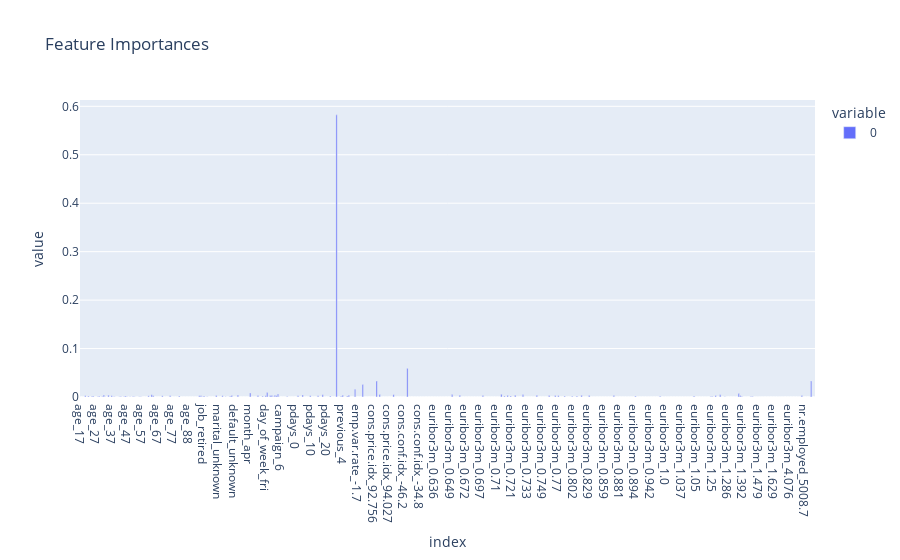

Write notebook code for a chart like this one.
### Code cell
import plotly.express as px

feature_importances = pd.Series(clf.feature_importances_, index=encoder.get_feature_names_out())
px.bar(feature_importances, title="Feature Importances")

### Figure 1 — Plotly figure (JSON) as saved in the notebook; plotly's stock layout.template omitted (floating-point values rounded to 4 significant figures; data arrays with more than 128 entries replaced by an {"elided": "..."} marker saying what was removed)
{"data": [{"alignmentgroup": "True", "hovertemplate": "variable=0<br>index=%{x}<br>value=%{y}<extra></extra>", "legendgroup": "0", "marker": {"color": "#636efa", "pattern": {"shape": ""}}, "name": "0", "offsetgroup": "0", "orientation": "v", "showlegend": true, "textposition": "auto", "type": "bar", "x": {"elided": "477 str values"}, "xaxis": "x", "y": {"elided": "477 float values"}, "yaxis": "y"}], "layout": {"barmode": "relative", "legend": {"title": {"text": "variable"}, "tracegroupgap": 0}, "title": {"text": "Feature Importances"}, "xaxis": {"anchor": "y", "domain": [0, 1], "title": {"text": "index"}}, "yaxis": {"anchor": "x", "domain": [0, 1], "title": {"text": "value"}}}}
